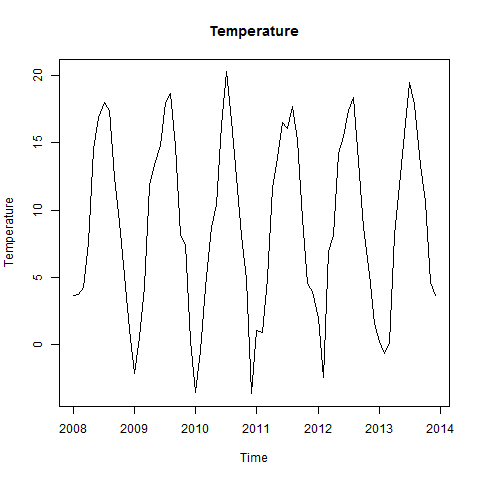

Write R code to recreate this figure.
#Creates Temperature plot

png("Plots/Temperature_plot.png")
plot(Temperature, main="Temperature")
dev.off()